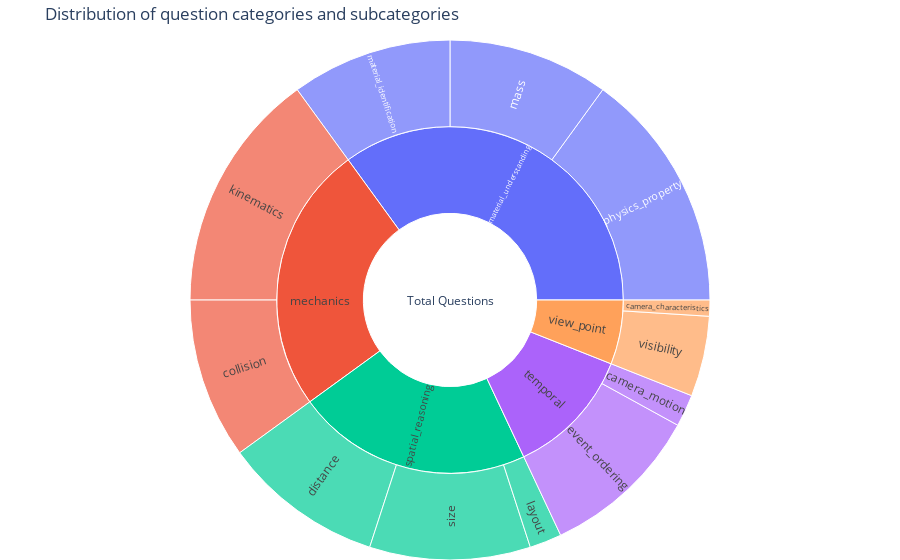

This figure's notebook cell:
### Code cell
import json
import plotly.graph_objects as go

# Paths
PATH_BAL_SUB = "/data0/sebastian.cavada/compositional-physics/tiny_vqa_deterministic/answering_questions/balancing_sub_categories.json"
PATH_DATA    = "/data0/sebastian.cavada/compositional-physics/tiny_vqa_deterministic/simple_vqa.json"

# Optional label maps; leave empty if you don't have them
mapping_cat, mapping_sub = {}, {}

with open(PATH_BAL_SUB) as f:
    balancing = json.load(f)  # {sub_category: fraction}
with open(PATH_DATA) as f:
    data = json.load(f)       # {main_cat: {id: {"sub_category": ...}, ...}}

# Build hierarchy: root -> main_cat -> sub_category
labels   = ["Total Questions"]
parents  = [""]
values   = [0.0]  # we'll overwrite with total

main_totals = {}
subs_for_main = {}

for main_cat, items in data.items():
    seen = set()
    for _, props in items.items():
        if not isinstance(props, dict):
            continue
        sc = props.get("sub_category")
        if sc and sc in balancing:
            seen.add(sc)

    if not seen:
        continue

    # Sum the balancing fractions for this main category
    total = sum(balancing[sc] for sc in seen)
    main_totals[main_cat] = total
    subs_for_main[main_cat] = sorted(seen)

# Add main categories
for main_cat, total in main_totals.items():
    labels.append(mapping_cat.get(main_cat, main_cat))
    parents.append("Total Questions")
    values.append(total)

# Add subcategories under each main category
for main_cat, sc_list in subs_for_main.items():
    parent_label = mapping_cat.get(main_cat, main_cat)
    for sc in sc_list:
        labels.append(mapping_sub.get(sc, sc))
        parents.append(parent_label)
        values.append(balancing[sc])

# Set root value to sum of mains
values[0] = sum(main_totals.values())

fig = go.Figure(go.Sunburst(
    labels=labels,
    parents=parents,
    values=values,
    branchvalues="total",
    insidetextorientation="radial",  # words perpendicular to the radius
    hovertemplate="<b>%{label}</b><br>Value: %{value:.3f}<extra></extra>"
))

fig.update_layout(
    title="Distribution of question categories and subcategories",
    margin=dict(t=40, l=0, r=0, b=0)
)

fig.show()

### Figure 1 — Plotly figure (JSON) as saved in the notebook; plotly's stock layout.template omitted (floating-point values rounded to 4 significant figures)
{"data": [{"branchvalues": "total", "hovertemplate": "<b>%{label}</b><br>Value: %{value:.3f}<extra></extra>", "insidetextorientation": "radial", "labels": ["Total Questions", "spatial_reasoning", "mechanics", "material_understanding", "view_point", "temporal", "distance", "layout", "size", "collision", "kinematics", "mass", "material_identification", "physics_property", "camera_characteristics", "visibility", "camera_motion", "event_ordering"], "parents": ["", "Total Questions", "Total Questions", "Total Questions", "Total Questions", "Total Questions", "spatial_reasoning", "spatial_reasoning", "spatial_reasoning", "mechanics", "mechanics", "material_understanding", "material_understanding", "material_understanding", "view_point", "view_point", "temporal", "temporal"], "type": "sunburst", "values": [1, 0.22, 0.25, 0.35, 0.06, 0.12, 0.1, 0.02, 0.1, 0.1, 0.15, 0.1, 0.1, 0.15, 0.01, 0.05, 0.02, 0.1]}], "layout": {"margin": {"b": 0, "l": 0, "r": 0, "t": 40}, "title": {"text": "Distribution of question categories and subcategories"}}}
